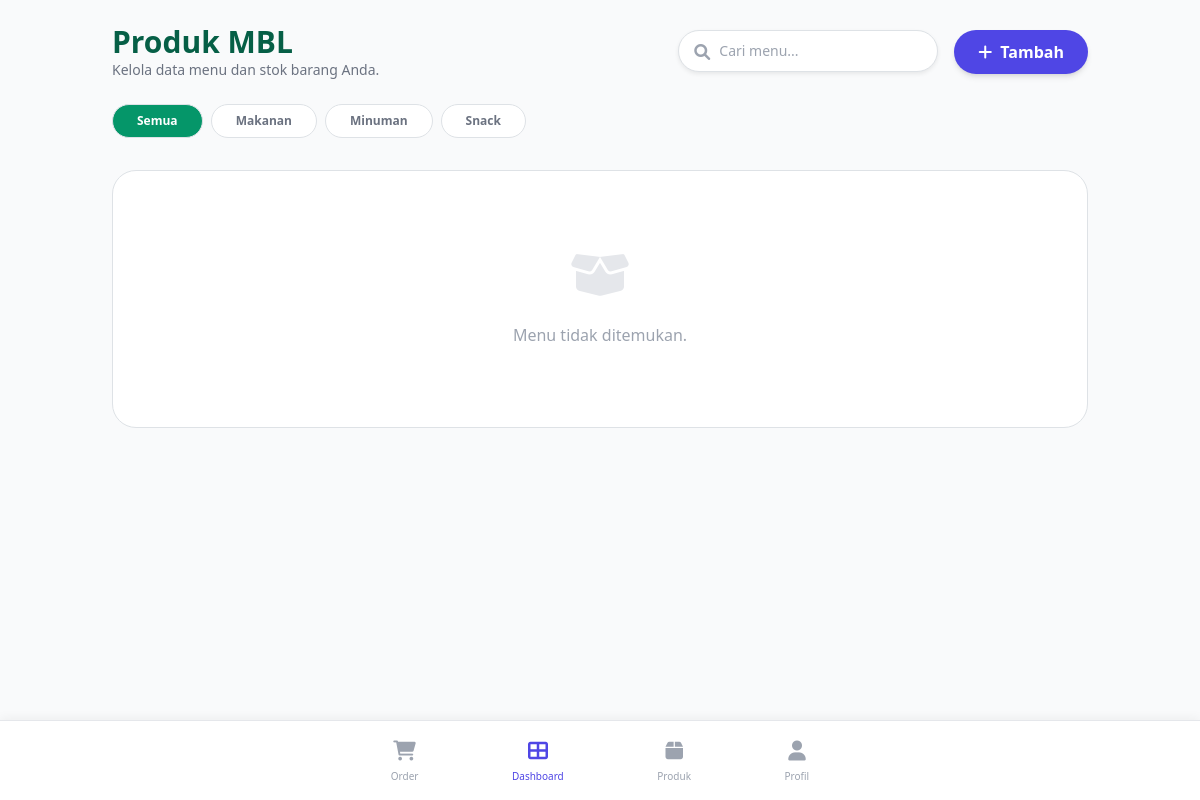
Page /produk/ (signed in) on the earlier database version.
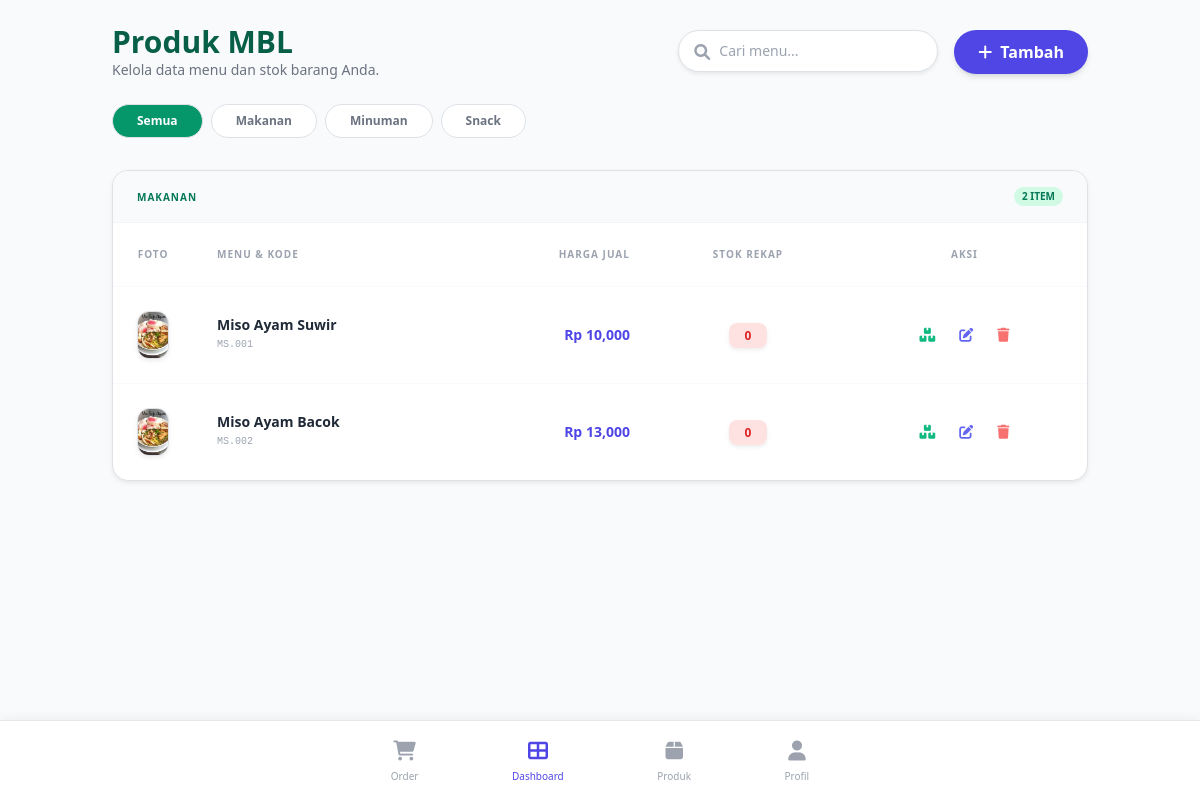
Same page on the later database version.
### models/produk_model.py (models this page shows, shortened)
class Produk(db.Model):
    __tablename__ = 'produk'
    id = db.Column(db.Integer, primary_key=True)
    kode = db.Column(db.String(20), unique=True)
    nama_produk = db.Column(db.String(100), nullable=False)
    kategori = db.Column(db.String(30), nullable=False)  # ganti ke 30 biar sesuai enum
    harga_jual = db.Column(db.Integer, nullable=False)
    harga_beli = db.Column(db.Integer, default=0)  # HPP final per pcs/mangkok
    harga_beli_supplier = db.Column(db.Integer, default=0)  # Khusus konsinyasi
    is_konsinyasi = db.Column(db.Boolean, default=False)  # True = titip, False = beli/resep
    gambar = db.Column(db.Text)  # tambahin field gambar
    resep = db.relationship('Resep', backref='produk', uselist=False, lazy=True)
    detail = db.relationship('PenjualanDetail', backref='produk', lazy=True)
    rekap_stok = db.relationship('Stok', back_populates='produk', uselist=False, cascade="all, delete-orphan")
    riwayat_stok = db.relationship('StokHarian', back_populates='produk', lazy=True)

### routers/produk_router.py (the view)
@produk.route('/', methods=['GET'])
@login_required
def list_produk():
    search = request.args.get('q', '')
    kategori_filter = request.args.get('kategori', 'Semua')
    query = Produk.query
    if search:
        query = query.filter(Produk.nama_produk.ilike(f'%{search}%'))
    if kategori_filter != 'Semua':
        query = query.filter_by(kategori=kategori_filter)
    produk_per_kategori = {}
    for k in KategoriEnum:
        list_produk = query.filter_by(kategori=k.value).all()
        if list_produk:
            produk_per_kategori[k.value] = list_produk
    return render_template('produk/list_produk.html',
        produk_per_kategori=produk_per_kategori,
        search=search,
        kategori_filter=kategori_filter,
        kategoris=['Semua'] + [k.value for k in KategoriEnum]
    )

### templates/produk/list_produk.html (shortened to what this page needs)
{% extends "base.html" %}
{% block content %}
<div class="mb-6">
    <div class="flex flex-col md:flex-row md:items-center justify-between gap-4">
        <div>
            <h1 class="text-3xl font-bold text-emerald-800">Produk MBL</h1>
            <p class="text-sm text-gray-500">Kelola data menu dan stok barang Anda.</p>
        </div>
        <div class="flex gap-3">
            <form action="{{ url_for('produk.list_produk') }}" method="GET" class="relative group">
                <input type="text" name="q" placeholder="Cari menu..." value="{{ search }}"
                       class="pl-10 pr-4 py-2.5 border border-gray-200 rounded-full focus:ring-2 focus:ring-indigo-500 outline-none text-sm transition-all shadow-sm">
                <i class="fas fa-search absolute left-4 top-3.5 text-gray-400 group-focus-within:text-indigo-500"></i>
            </form>
            <button type="button" data-bs-toggle="modal" data-bs-target="#modalTambah"
                    class="bg-indigo-600 hover:bg-indigo-700 text-white px-6 py-2.5 rounded-full font-bold transition shadow-md flex items-center gap-2">
                <i class="fas fa-plus"></i> <span>Tambah</span>
            </button>
        </div>
    </div>
    <div class="flex items-center gap-2 overflow-x-auto mt-6 pb-2 scrollbar-hide">
        <a href="{{ url_for('produk.list_produk', kategori='Semua', q=search) }}"
           class="px-6 py-2 rounded-full text-xs font-bold border transition
           {{ 'bg-emerald-600 text-white border-emerald-600' if kategori_filter == 'Semua' else 'bg-white text-gray-500 border-gray-100 hover:bg-gray-50' }}">
            Semua
        </a>
        {% for kat in kategoris %}
            {% if kat != 'Semua' %}
            <a href="{{ url_for('produk.list_produk', kategori=kat, q=search) }}"
               class="px-6 py-2 rounded-full text-xs font-bold border transition
               {{ 'bg-emerald-600 text-white border-emerald-600' if kategori_filter == kat else 'bg-white text-gray-500 border-gray-100 hover:bg-gray-50' }}">
                {{ kat }}
            </a>
            {% endif %}
        {% endfor %}
    </div>
</div>
<div class="space-y-8 mb-20">
    {% for nama_kategori, list_produk in produk_per_kategori.items() %}
    <div class="bg-white rounded-2xl shadow-sm border border-gray-100 overflow-hidden">
        <div class="bg-gray-50 px-6 py-3 border-b border-gray-100 flex justify-between items-center">
            <h3 class="font-bold text-emerald-700 uppercase text-[10px] tracking-widest">{{ nama_kategori }}</h3>
            <span class="bg-emerald-100 text-emerald-700 text-[10px] px-2 py-0.5 rounded-full font-bold uppercase">
                {{ list_produk|length }} Item
            </span>
        </div>
        <div class="overflow-x-auto">
            <table class="w-full text-left">
                <thead class="bg-white border-b border-gray-50 text-[10px] font-bold text-gray-400 uppercase tracking-widest">
                    <tr>
                        <th class="px-6 py-4 text-center">Foto</th>
                        <th class="px-6 py-4">Menu & Kode</th>
                        <th class="px-6 py-4 text-right">Harga Jual</th>
                        <th class="px-6 py-4 text-center">Stok Rekap</th>
                        <th class="px-6 py-4 text-center">Aksi</th>
                    </tr>
                </thead>
                <tbody class="divide-y divide-gray-50 text-sm">
                    {% for p in list_produk %}
                    <tr class="hover:bg-indigo-50/20 transition">
                        <td class="px-6 py-4 w-20">
                            <img src="{{ url_for('static', filename='uploads/' + p.gambar) if p.gambar else url_for('static', filename='img/default.png') }}"
                                 class="w-12 h-12 rounded-xl object-cover shadow-sm mx-auto border border-gray-100">
                        </td>
                        <td class="px-6 py-4">
                            <div class="font-bold text-gray-800">{{ p.nama_produk }}</div>
                            <div class="text-[10px] text-gray-400 font-mono">{{ p.kode }}</div>
                        </td>
                        <td class="px-6 py-4 text-right font-extrabold text-indigo-600">
                            Rp {{ "{:,.0f}".format(p.harga_jual) }}
                        </td>
                        <td class="px-6 py-4 text-center">
                            {% set current_qty = p.rekap_stok.jumlah if p.rekap_stok else 0 %}
                            <span class="px-3 py-1 rounded-lg text-xs font-bold shadow-sm
                                  {{ 'bg-red-100 text-red-600' if current_qty < 10 else 'bg-emerald-100 text-emerald-600' }}">
                                {{ current_qty }}
                            </span>
                        </td>
                        <td class="px-6 py-4 text-center">
                            <div class="flex justify-center gap-2">
                                <button data-bs-toggle="modal" data-bs-target="#modalRestok{{ p.id }}"
                                        class="p-2 text-emerald-500 hover:bg-emerald-50 rounded-lg transition" title="Restok">
                                    <i class="fas fa-boxes"></i>
                                </button>
                                <div class="flex justify-center gap-2">
                                <button type="button" data-bs-toggle="modal" data-bs-target="#modalEdit{{ p.id }}"
                                        class="p-2 text-indigo-500 hover:bg-indigo-50 rounded-lg transition">
                                    <i class="fas fa-edit"></i>
                                </button>
                                <button type="button" data-bs-toggle="modal" data-bs-target="#modalHapus{{ p.id }}"
                                        class="p-2 text-red-400 hover:bg-red-50 rounded-lg transition">
                                    <i class="fas fa-trash"></i>
                                </button>
                                </div>
                            </div>
                        </td>
                    </tr>
                    {% endfor %}
                </tbody>
            </table>
        </div>
    </div>
    {% else %}
    <div class="text-center py-20 bg-white rounded-3xl border border-dashed border-gray-200">
        <i class="fas fa-box-open text-5xl text-gray-200 mb-4"></i>
        <p class="text-gray-400 font-medium">Menu tidak ditemukan.</p>
    </div>
    {% endfor %}
</div>
{% endblock %}

### templates/base.html (shortened to what this page needs)
<!DOCTYPE html>
<html lang="id">
<head>
    <script src="https://cdn.tailwindcss.com"></script>
    <link href="https://cdn.jsdelivr.net/npm/bootstrap@5.3.0/dist/css/bootstrap.min.css" rel="stylesheet">
    <link rel="stylesheet" href="https://cdnjs.cloudflare.com/ajax/libs/font-awesome/6.0.0/css/all.min.css">
</head>
<body class="bg-gray-50">
    <div class="container mx-auto mt-6 px-4">
        {% block content %}{% endblock %}
    </div>
    <nav class="fixed bottom-0 left-0 right-0 bg-white border-t border-gray-200 shadow-[0_-2px_10px_rgba(0,0,0,0.05)] px-2 py-3 z-50">
        <div class="flex justify-around items-center max-w-lg mx-auto">
            <a href="{{ url_for('penjualan.buat_order') }}" class="flex flex-col items-center text-gray-400 hover:text-indigo-600 transition group">
                <i class="fas fa-shopping-cart text-xl mb-1"></i>
                <span class="text-[10px] font-medium">Order</span>
            </a>
            <a href="{{ url_for('user.dashboard') }}" class="flex flex-col items-center text-indigo-600">
                <i class="fas fa-th-large text-xl mb-1"></i>
                <span class="text-[10px] font-medium">Dashboard</span>
            </a>
            <a href="{{ url_for('produk.list_produk') }}" class="flex flex-col items-center text-gray-400 hover:text-indigo-600 transition">
                <i class="fas fa-box text-xl mb-1"></i>
                <span class="text-[10px] font-medium">Produk</span>
            </a>
            <a href="#" class="flex flex-col items-center text-gray-400 hover:text-indigo-600 transition">
                <i class="fas fa-user text-xl mb-1"></i>
                <span class="text-[10px] font-medium">Profil</span>
            </a>
        </div>
    </nav>
</body>
</html>

### templates/base.html (style rules this page uses)
body { padding-bottom: 90px; }

Differences in the rows shown:
added Produk: gambar (picture), nama_produk "Miso Ayam Suwir", kode "MS.001", harga_jual "10,000", is_konsinyasi "0"
added Produk: gambar (picture), nama_produk "Miso Ayam Bacok", kode "MS.002", harga_jual "13,000", is_konsinyasi "0"
Other differences:
new list line: "MAKANAN 2 ITEM FOTO MENU & KODE HARGA JUAL STOK REKAP AKSI"
text no longer shown: "Menu tidak ditemukan."
